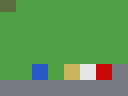

Tiled map render using the project's own tile images. Description and the map definition, with tile-layer contents summarised, below:
An orthogonal 8x6 tile map with 16x16 px tiles, 3 tile layers (Background, Ground, Foreground), 1 hidden layer not drawn, 2 tilesets, 1 image layer and 5 objects (Spawn, Door, Hill, Coin).

<map version="1.10" tiledversion="1.11.0" orientation="orthogonal" renderorder="right-down" width="8" height="6" tilewidth="16" tileheight="16" infinite="0" backgroundcolor="#203040" parallaxoriginx="64" parallaxoriginy="48" nextlayerid="9" nextobjectid="6">
 <properties>
  <property name="music" value="theme.ogg" />
  <property name="gravity" type="float" value="980" />
  <property name="rules" type="class" propertytype="Rules">
   <properties>
    <property name="lives" type="int" value="3" />
   </properties>
  </property>
 </properties>
 <tileset firstgid="1" source="ground.tsx" />
 <tileset firstgid="9" name="spaced" tilewidth="16" tileheight="16" spacing="2" margin="1" tilecount="2" columns="2">
  <image source="spaced.png" width="36" height="18" />
 </tileset>
 <imagelayer id="8" name="Sky" parallaxx="0" parallaxy="0">
  <image source="tiles.png" width="64" height="32" />
 </imagelayer>
 <layer id="1" name="Background" width="8" height="6" parallaxx="0.5" parallaxy="0.5">
  <properties>
   <property name="far" type="bool" value="true" />
  </properties>
  <data encoding="csv">
1,1,1,1,1,1,1,1,
1,1,1,1,1,1,1,1,
1,1,1,1,1,1,1,1,
1,1,1,1,1,1,1,1,
1,1,1,1,1,1,1,1,
1,1,1,1,1,1,1,1
</data>
 </layer>
 <layer id="2" name="Ground" width="8" height="6">
  <data>[48 cells, 14 non-empty, 6 distinct tile ids]</data>
 </layer>
 <layer id="3" name="Collision" width="8" height="6" visible="0">
  <data encoding="csv">
1,0,0,0,0,0,0,0,
0,0,0,0,0,0,0,0,
0,0,0,0,0,0,0,0,
0,0,0,0,0,0,0,0,
0,0,0,0,0,0,0,0,
0,0,0,0,0,0,0,0
</data>
 </layer>
 <objectgroup id="4" name="Objects">
  <object id="1" template="coin.tx" x="40" y="48">
   <properties>
    <property name="value" type="int" value="10" />
   </properties>
  </object>
  <object id="2" name="Spawn" x="24" y="72">
   <point />
  </object>
  <object id="3" name="Door" type="Door" x="96" y="48" width="16" height="32">
   <properties>
    <property name="target" type="file" value="level2.tmj" />
    <property name="locked" type="bool" value="true" />
    <property name="glow" type="color" value="#ff00ff00" />
   </properties>
  </object>
  <object id="4" name="Hill" x="0" y="96">
   <polygon points="0,0 16,0 8,-8" />
  </object>
  <object id="5" type="Coin" gid="2" x="72" y="80" width="16" height="16" />
 </objectgroup>
 <group id="6" name="Front" offsety="-4">
  <layer id="7" name="Foreground" width="8" height="6" opacity="0.5" tintcolor="#ff0000">
   <data encoding="csv">
5,0,0,0,0,0,0,0,
0,0,0,0,0,0,0,0,
0,0,0,0,0,0,0,0,
0,0,0,0,0,0,0,0,
0,0,0,0,0,0,0,0,
0,0,0,0,0,0,0,0
</data>
  </layer>
 </group>
</map>
